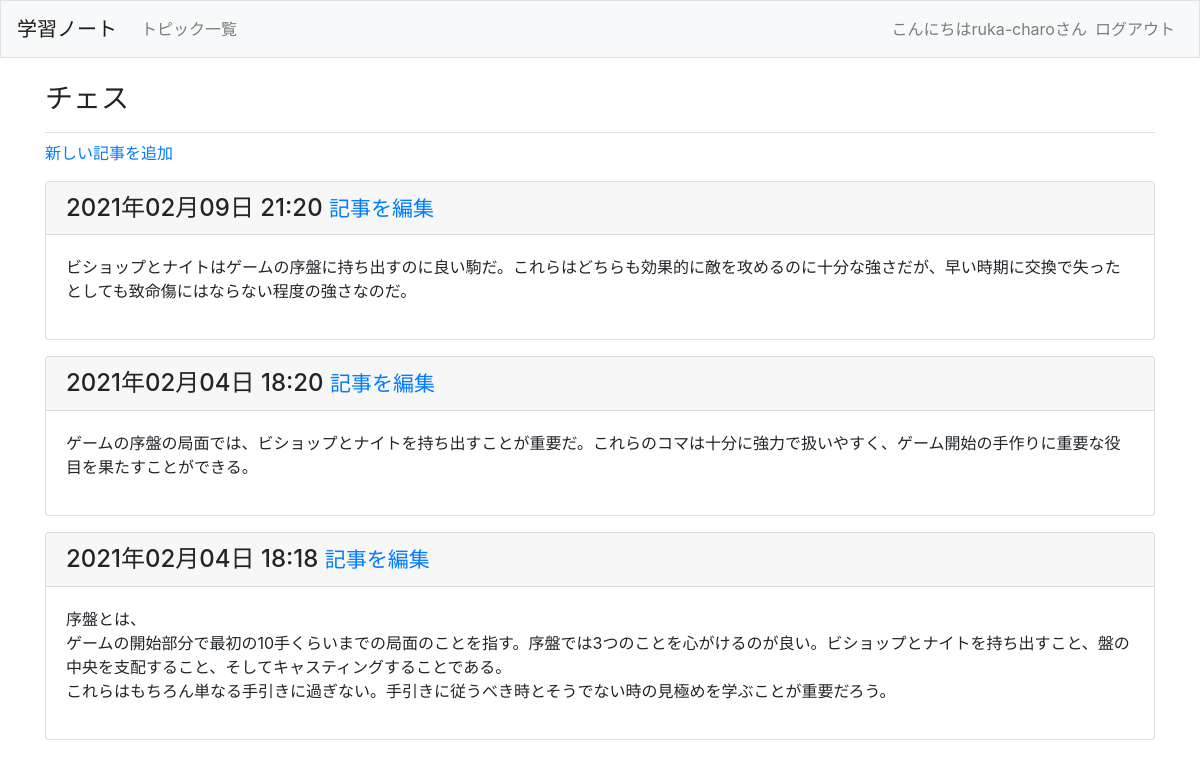
The page /topics/1/ (signed in) on the database its author committed.
### learning_logs/models.py (models this page shows, shortened)
class Topic(models.Model):
    text = models.CharField(max_length=200)
    date_added = models.DateTimeField(auto_now_add=True)
    owner = models.ForeignKey(User, on_delete=models.CASCADE)
    def __str__(self):
        return self.text

class Entry(models.Model):
    topic = models.ForeignKey(Topic, on_delete=models.CASCADE)
    text = models.TextField()
    date_added = models.DateTimeField(auto_now_add=True)
    class Meta:
        verbose_name_plural = 'entries'

### learning_logs/views.py (the view)
# urls.py: path('topics/<int:topic_id>/', views.topic, name='topic'),
@login_required
def topic(request, topic_id):
    topic = Topic.objects.get(id=topic_id)
    if topic.owner != request.user:
        raise Http404
    entries = topic.entry_set.order_by('-date_added')
    context = {'topic': topic, 'entries': entries}
    return render(request, 'learning_logs/topic.html', context)

### learning_logs/templates/learning_logs/topic.html (shortened to what this page needs)
{% extends 'learning_logs/base.html' %}
{% block page_header %}
<h3>{{ topic }}</h3>
{% endblock page_header %}
{% block content %}
  <p>
    <a href="{% url 'learning_logs:new_entry' topic.id %}">新しい記事を追加</a>
  </p>
  {% for entry in entries %}
    <div class="card mb-3">
      <h4 class='card-header'>
        {{ entry.date_added|date:'Y年m月d日 H:i' }}
        <small>
          <a href="{% url 'learning_logs:edit_entry' entry.id %}">記事を編集</a>
        </small>
      </h4>
      <div class="card-body">
        {{ entry.text|linebreaks }}
      </div>
    </div>
  {% empty %}
    <p>このトピックにはまだ記事がありません。</p>
  {% endfor %}
{% endblock content %}

### learning_logs/templates/learning_logs/base.html (shortened to what this page needs)
{% load bootstrap4 %}
<!DOCTYPE html>
<html lang='ja'>
<head>
  {% bootstrap_css %}
</head>
<body>
  <nav class='navbar navbar-expand-md navbar-light bg-light mb-4 border'>
    <a class='navbar-brand' href="{% url 'learning_logs:index' %}">
    学習ノート</a>
  <div class="collapse navbar-collapse" id='navbarCollapse'>
    <ul class='navbar-nav mr-auto'>
      <li class='nav-item'>
        <a class='nav-link' href="{% url 'learning_logs:topics' %}">トピック一覧</a>
      </li>
    </ul>
    <ul class='navbar-nav ml-auto'>
      {% if user.is_authenticated %}
      <li class='nav-item'>
        <span class='navbar-text'>こんにちは{{ user.username }}さん</span>
      </li>
      <li class='nav-item'>
        <a class=nav-link href="{% url 'users:logout' %}">ログアウト</a>
      </li>
      {% endif %}
    </ul>
  </div>
  </nav>
  <main role='main' class='container'>
    <div class="pb-2 mb-2 border-bottom">
      {% block page_header %}{% endblock page_header %}
    </div>
    <div>
      {% block content %}{% endblock content %}
    </div>
  </main>
</body>
</html>

### rows shown on the page
Topic: text "チェス"
Entry: date_added "2021年02月09日 21:20", text "ビショップとナイトはゲームの序盤に持ち出すのに良い駒だ。これらはどちらも効果的に敵を攻めるのに十分な強さだが、早い時期に交換で失ったとしても致命傷にはならない程度の強さなのだ。"
Entry: date_added "2021年02月04日 18:20", text "ゲームの序盤の局面では、ビショップとナイトを持ち出すことが重要だ。これらのコマは十分に強力で扱いやすく、ゲーム開始の手作りに重要な役目を果たすことができる。"
Entry: date_added "2021年02月04日 18:18", text "序盤とは、 ゲームの開始部分で最初の10手くらいまでの局面のことを指す。序盤では3つのことを心がけるのが良い。ビショップとナイトを持ち出すこと、盤の中央を支配すること、そしてキャスティングすることである。 これらはもちろん単なる手引きに過ぎない。手引きに従うべき時とそうでない時の見極めを学ぶことが重要だろう。"

### other values the page prints
{{ user.username }} "ruka-charo"
